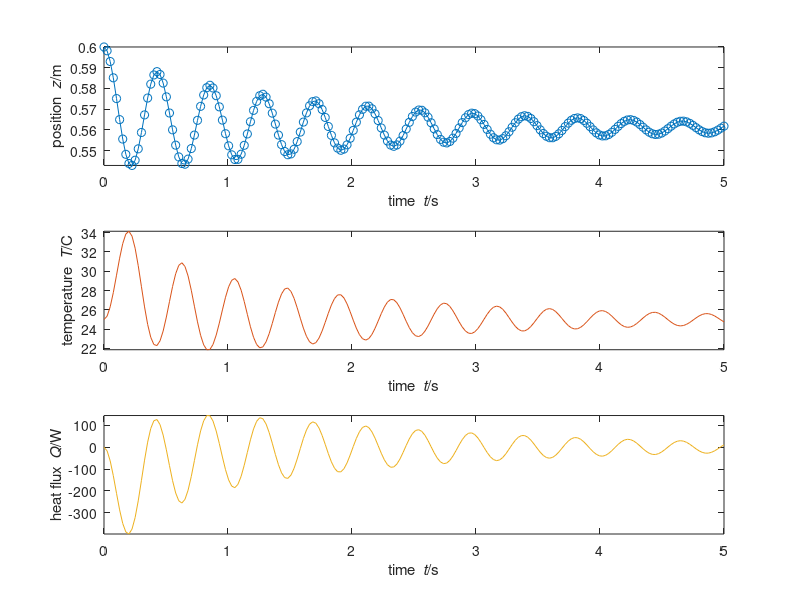

Write MATLAB code to recreate this figure.
%%% idealgas2.m
%% Last-Updated: 2024-04-10T08:43:10+0200
%%
%% SI units used throughout
%% Simulation of ideal gas in 1D
%% Coordinate z
N = 0.2; % amount of ideal gas
r = 0.05; % radius of piston
A = pi * r^2; % area of piston
z0 = 0.6; % initial position of piston
v0 = 0; % initial velocity of piston
T0 = 273.15+25; % initial temperature of gas
m = 10; % mass of piston
h = 80; % heat conductivity
Fatm = -1e5 * A; % atmospheric force
%%
R = 8.31446261815; % gas constant
C = 20; % molar heat capacity
lambda = 18e-6 * (4/3 + 0.7); % viscosity
g = 9.80665; % gravitational acceleration
G = -m*g; % gravity supply of momentum to piston
%%
t0 = 0; % initial time
t1 = 5; % final time, can also be earlier than initial
dt = 0.001; % time step, negative if backward time integration %@
%% adjust final time if not multiple of timestep
t1 = t1 + mod(t1-t0,dt);
%% check if timestep and time interval are consistent
if (t1-t0)*dt <= 0
  error('time interval inconsistent with timestep');
end
%% Save values of all quantities at some steps during the simulation,
%% for subsequente analysis or plotting
%% (saving at all timesteps could be too costly)
Nsaves = 200; % number of timepoints to save during the simulation
%% Calculate time interval for saving
dsave = (t1-t0)/(Nsaves-1);
if abs(dsave) < abs(dt)
  error('time interval between saves is smaller than timestep')
end
%% Initialize vectors to contain saved values
tSave = nan(Nsaves,1);
zSave = nan(Nsaves,1);
vSave = nan(Nsaves,1);
TSave = nan(Nsaves,1);
FSave = nan(Nsaves,1);
%% Save initial values
i = 1; % index that keeps count of savepoints
tSave(1) = t0;
zSave(1) = z0;
vSave(1) = v0;
TSave(1) = T0;
FSave(1) = (N*R*T0 - A*lambda*v0)/z0;
%% Initialize plot
close all;
subplot(3,1,1)
cols = get(0, 'DefaultAxesColorOrder');
plot(tSave(1), zSave(1), 'o','Color',cols(1,:)); axis('tight');
xlabel('time {\it t}/s'); ylabel('position {\it z}/m'); hold on;
%% %@
%% Numerical time integration
%% Initialize
t = t0;
z = z0;
v = v0;
T = T0;
U = C*N*T0;
P = m*v0;
%% loop
while (t < t1 && t0 < t1) || (t1 < t && t1 < t0) % possible backward time integr.
  %% update time
  t = t + dt;
  %% constitutive relation for force on piston
  %% same as *minus* force on gas
  F = (N*R*T - A*lambda*v)/z;
  %% constitutive relation for heat flux
  Q = h * (T0 - T) * z * (2*pi*r);
  %% update internal energy of gas
  U = U + (Q - F*v)*dt;
  %% update temperature of gas
  T = U/(C*N);
  %% update momentum of piston
  P = P + (F + G + Fatm)*dt;
  %% update velocity of piston
  v = P/m;
  %% update position of piston
  z = z + v*dt; %@
  %% Check whether to save & plot at this step
  if min(abs([0 dsave] - mod(t-t0, dsave))) <= abs(dt)/2
    i = i+1;
    tSave(i) = t;
    zSave(i) = z;
    vSave(i) = v;
    TSave(i) = T;
    FSave(i) = F;
    plot(t, z, 'o','Color',cols(1,:));
    pause(0.001);
  end %@
end %@
%% Plot full time dependence
plot(tSave,zSave,'-','Color',cols(1,:));
%% figure();
subplot(3,1,2)
plot(tSave,TSave-273.15,'-','Color',cols(2,:)); axis('tight');
xlabel('time {\it t}/s'); ylabel('temperature {\it T}/C');
%figure();
subplot(3,1,3)
plot(tSave,(T0-TSave)*h.*zSave,'-','Color',cols(3,:)); axis('tight');
xlabel('time {\it t}/s'); ylabel('heat flux {\it Q}/W');
